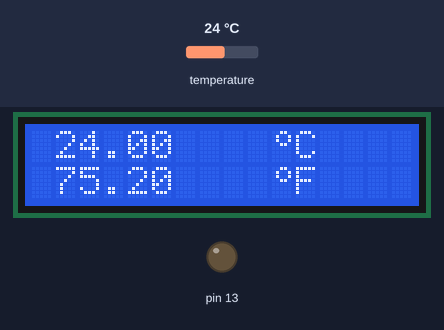
Simulated run of this sketch. Board: Arduino Uno, built with avr-gcc and run on an emulated ATmega328P. On the bench: 16×2 character LCD, output pins drawn as LEDs (lit = HIGH). The inputs (shaded band) are chosen by the test bench; at power-on: temperature 24 °C. WiFi joins after 1.5 s; servers stay silent unless stated; no MQTT or app messages arrive unless stated; what the sketch prints to the serial monitor is not drawn.

Above: at 2.9 s.
3.0 s: temperature set to 12 °C
At 13.0 s:
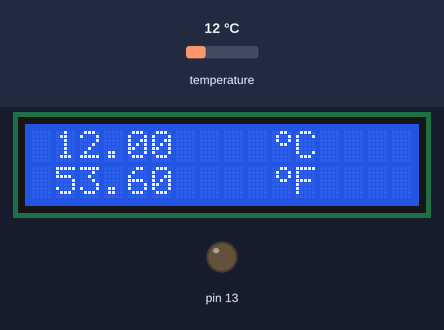
16.9 s: temperature set to 19 °C
At 23.8 s:
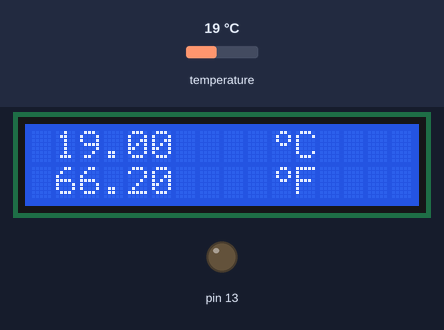
28.1 s: temperature set to 28 °C
At 33.4 s:
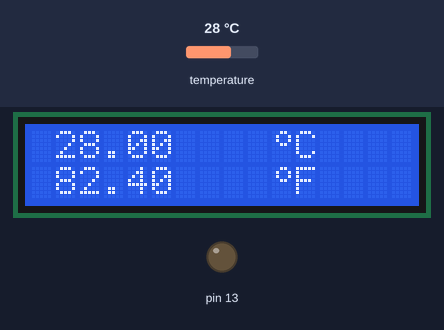
Timing chart, 0 to 44.0 s (numbered marks = the images above; inputs shaded):
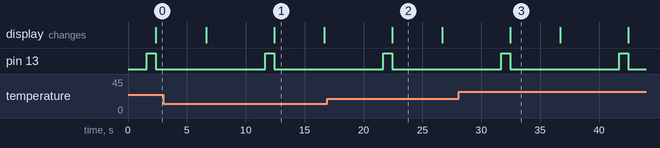

Measured:
- after the input at 3.0 s, the display: first differs from a run without the input after 9.4 s (image 1)
- after the input at 16.9 s, the display: changes after 5.5 s (image 2)
- after the input at 28.1 s, the display: changes after 4.4 s (image 3)
- by itself, pin 13: alternates HIGH for 0.77 s and LOW for 9.3 s
- what the display in image 1 shows lasts 4.3 s, from 12.4 s to 16.7 s

The sketch:

MQTT_Ardu_Temp_Publisher_LCD.ino
```cpp
#include <LiquidCrystal.h>
#include <OneWire.h>
#include <SPI.h>
#include <Ethernet.h>
#include <PubSubClient.h>

/*
  In questa applicazione si utilizza in termometro digitale DS18B20
  ed un display LCD 16x2, per visualizzare la temperatura e inviarla ad un broker MQTT

*/
#define COLONNE 16
#define RIGHE 2
#define UPDATE_DELAY_SEC 5

//#define BUTTON_MAX 11
//#define BUTTON_MIN 12
// DS18S20 Temperature chip i/o
OneWire ds(9);  // on pin 8
LiquidCrystal lcd(2, 3, 5, 6, 7, 8);
byte data[12];
byte addr[8];
byte simbolo[8] = {
  B00110,
  B01001,
  B01001,
  B00110,
  B00000,
  B00000,
  B00000,
};

byte i;
int HighByte, LowByte, TReading, SignBit;
long int Tc_100;
long int Tc_100_Min = 25000;
long int Tc_100_Max = -10000;
unsigned long time = 0;

const char* server = "m23.cloudmqtt.com";
const int mqttPort = 12873;
const char* mqttUser = "rptjayur";
const char* mqttPassword = "PGhWwGq20Tb-";
char topic[10] = "home_temp";

// assign a MAC address for the ethernet controller.
// Newer Ethernet shields have a MAC address printed on a sticker on the shield
// fill in your address here:
byte mac[] = {0xDE, 0xFE, 0xCA, 0x5E, 0xDE, 0xC1};
// fill in an available IP address on your network here,
// for manual configuration:
// da provare
// anche con IP e gateway diversi
IPAddress ip(192, 168, 1, 7);
IPAddress myDns(1, 1, 1, 1);
IPAddress gateway(192, 168, 1, 254);
void callback(char* topic, byte* payload, unsigned int length) {
  Serial.print("Message arrived [");
  Serial.print(topic);
  Serial.print("] ");
  for (int i = 0; i < length; i++) {
    Serial.print((char)payload[i]);
  }
  Serial.println();
}
// initialize the library instance:

EthernetClient ethClient;
PubSubClient client(server, mqttPort, callback, ethClient);

const unsigned long postingInterval = UPDATE_DELAY_SEC * 1000; //delay between updates


void reconnect() {
  // Loop until we're reconnected
  while (!client.connected()) {
    Serial.print("Attempting MQTT connection...");
    // Attempt to connect
    if (client.connect("arduinoClient", mqttUser, mqttPassword)) {
      Serial.println("connected");
      // Once connected, publish an announcement...
      client.publish(topic, "reconnect");
      // ... and resubscribe
      //client.subscribe("inTopic");
    } else {
      stampaStringa(String(client.state()), "failed");
      Serial.print("failed, rc=");
      Serial.print(client.state());
      Serial.println(" try again in 5 seconds");
      // Wait 5 seconds before retrying
      delay(5000);
    }
  }
}

void setup(void) {


  Serial.begin(9600);
  Ethernet.begin(mac, ip, myDns, gateway);

  pinMode(13, OUTPUT);
  lcd.begin(COLONNE, RIGHE);
  lcd.print("Warmup...");

  if ( !ds.search(addr)) {
    lcd.setCursor(0, 0);
    lcd.print("No addresses.\n");
  }
  lcd.createChar(1, simbolo);
  lcd.setCursor(0, 0);
  lcd.print("                ");


  delay(1500);
}

void loop(void) {
  time = millis();
  digitalWrite(13, HIGH);
  leggiTemp();
  stampaTempC(Tc_100, "    ");
  stampaTempF(Tc_100);
  digitalWrite(13, LOW);

  if (!client.connected()) {
    reconnect();
  }
  String message =  makeTemperatureString(Tc_100);
  char copy[50];
  message.toCharArray(copy, 50);
  client.publish(topic, copy);
  //client.loop();

  delay(postingInterval - 750);
  stampaStringa("publish", "home_temp");
  delay(postingInterval);
}

void stampaStringa(String a, String b) {
  lcd.setCursor(0, 0);
  lcd.print("                ");
  lcd.setCursor(0, 0);
  lcd.print(a);

  lcd.setCursor(0, 1);
  lcd.print("                ");
  lcd.setCursor(0, 1);
  lcd.print(b);
}

//stampa sul dispay la temperatura in Fahrenheit sul rigo 2
void stampaTempF(long int Tc_100) {

  int F_Whole = 32 + (9 * Tc_100 / 5) / 100;  // separate off the whole and fractional portions
  int F_Fract = (3200 + 9 * Tc_100 / 5) % 100;


  lcd.setCursor(0, 1);
  lcd.print("          ");
  lcd.setCursor(0, 1);
  if (F_Whole > 0) {
    lcd.print(" ");
  }
  lcd.print(F_Whole);
  lcd.print(".");
  if (F_Fract < 10)
  {
    lcd.print("0");
  }
  lcd.print(F_Fract);
  lcd.setCursor(10, 1);
  lcd.write(1);
  lcd.print("F");
}

//stampa sul dispay la temperatura in Centigradi sul rigo 1
//aggingendo una stringa alla fine, negli ultimi 4 spazi
void stampaTempC(long int Tc_100, String a) {

  int Whole = abs(Tc_100) / 100;  // separate off the whole and fractional portions
  int Fract = abs(Tc_100) % 100;

  lcd.setCursor(0, 0);
  lcd.print("          ");
  lcd.setCursor(0, 0);
  if (Tc_100 < 0) // If it is negative
  {
    lcd.print("-");
  }
  else {
    lcd.print(" ");
  }

  lcd.print(Whole);
  lcd.print(".");
  if (Fract < 10)
  {
    lcd.print("0");
  }
  lcd.print(Fract);

  lcd.setCursor(10, 0);
  lcd.write(1);
  lcd.print("C");

  lcd.setCursor(12, 0);
  lcd.print(a);
}


void leggiTemp() {

  if ( OneWire::crc8( addr, 7) != addr[7]) {
    lcd.setCursor(0, 0);
    lcd.print("CRC is not valid!\n");
    return;
  }

  if ( addr[0] == 0x10) {
    //lcd.print("DS18S20");
  }
  else if ( addr[0] == 0x28) {
    //lcd.print("DS18B20");
  }
  else {
    lcd.print("Unknown device");
    return;
  }

  ds.reset();
  ds.select(addr);
  ds.write(0x44, 1);        // start conversion, with parasite power on at the end

  delay(750);     // maybe 750ms is enough, maybe not
  // we might do a ds.depower() here, but the reset will take care of it.

  ds.reset();
  ds.select(addr);
  ds.write(0xBE);         // Read Scratchpad

  for ( i = 0; i < 9; i++) {           // we need 9 bytes
    data[i] = ds.read();
  }

  LowByte = data[0];
  HighByte = data[1];
  TReading = (HighByte << 8) + LowByte;
  SignBit = TReading & 0x8000;  // test most sig bit
  if (SignBit) // negative
  {
    TReading = (TReading ^ 0xffff) + 1; // 2's comp
  }
  Tc_100 = (6 * TReading) + TReading / 4;    // multiply by (100 * 0.0625) or 6.25


  if (SignBit) {
    Tc_100 = -Tc_100;
  }
}

String makeTemperatureString(long int value) {
  String a = String(value / 100);
  String fill = (value % 100) < 10 ? "0" : "";
  String b = String(value % 100);
  return String(a + "." + fill + b);
}
```
